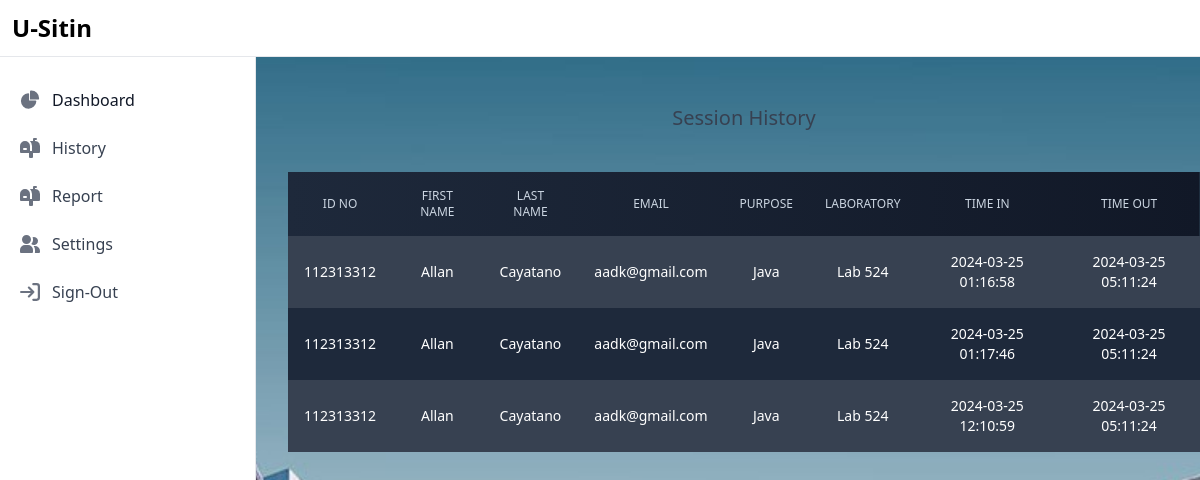
Page /history.php (signed in) on the committed database.
### tables this page shows
CREATE TABLE `sessions` (
  `s_id` int(11) NOT NULL,
  `student_id` int(11) NOT NULL,
  `laboratory` varchar(254) NOT NULL,
  `purpose` varchar(254) NOT NULL,
  `time_in` datetime NOT NULL DEFAULT current_timestamp(),
  `time_out` datetime DEFAULT NULL,
  `day` varchar(254) NOT NULL
);

CREATE TABLE `students` (
  `id` int(10) NOT NULL,
  `idno` int(10) NOT NULL,
  `firstname` varchar(80) NOT NULL,
  `midname` varchar(80) NOT NULL,
  `lastname` varchar(80) NOT NULL,
  `age` int(50) NOT NULL,
  `gender` varchar(10) NOT NULL,
  `contactno` int(50) NOT NULL,
  `email` varchar(80) NOT NULL,
  `address` varchar(80) NOT NULL,
  `password` varchar(50) NOT NULL,
  `sessions` int(11) NOT NULL DEFAULT 30
);

### history.php (the view, shortened to what this page needs)
<?php
$id = $_SESSION['id'];
$servername = "localhost";
$username = "root";
$password = "";
$database = "sitin";
$connection = new mysqli($servername, $username, $password, $database);
$students = [];
$query = "SELECT * FROM sessions INNER JOIN students ON students.id = sessions.student_id WHERE id = '$id' ORDER BY time_out";
    $result = $connection->query($query);
    if ($result->num_rows > 0) {
        while($row = $result->fetch_assoc()) {
            $students[] = $row;
        }
    }
?>
<!DOCTYPE html>
<html lang="en">
<head>
    <script src="https://cdn.tailwindcss.com"></script>
</head>
<body style="background-image: url('./background.jpg'); background-repeat: no-repeat; background-size: cover;">
<nav class="fixed top-0 z-50 w-full bg-white border-b border-gray-200 dark:bg-gray-800 dark:border-gray-700">
  <div class="px-3 py-3 lg:px-5 lg:pl-3">
    <div class="flex items-center justify-between">
      <div class="flex items-center justify-start rtl:justify-end">
          <span class="self-center text-xl font-semibold sm:text-2xl whitespace-nowrap dark:text-white">U-Sitin</span>
      </div>
    </div>
  </div>
</nav>
<aside id="logo-sidebar" class="fixed top-0 left-0 z-40 w-64 h-screen pt-20 transition-transform -translate-x-full bg-white border-r border-gray-200 sm:translate-x-0 dark:bg-gray-200 dark:border-gray-100" aria-label="Sidebar">
   <div class="h-full px-3 pb-4 overflow-y-auto bg-white dark:bg-gray-200">
      <ul class="space-y-2 font-medium">
         <li>
            <a href="./home.php" class="flex items-center p-2 text-gray-900 rounded-lg  hover:bg-gray-100 dark:hover:bg-gray-700 group">
               <span class="ms-3 hover:text-white ">Dashboard</span>
            </a>
         </li>
         <li>
            <a href="./history.php" class="flex items-center text-[#2672E3] p-2 text-gray-900 rounded-lg dark:text-white hover:bg-gray-100 dark:hover:bg-gray-700 group">
               <span class="flex-1 ms-3 hover:text-white text-gray-700 whitespace-nowrap">History</span>
            </a>
         </li>
          <li>
            <a href="./report.php" class="flex items-center text-[#2672E3] p-2 text-gray-900 rounded-lg dark:text-white hover:bg-gray-100 dark:hover:bg-gray-700 group">
               <span class="flex-1 ms-3 hover:text-white text-gray-700 whitespace-nowrap">Report</span>
            </a>
         </li>
         <li>
            <a href="./settings.php" class="flex items-center p-2 text-gray-900 rounded-lg dark:text-white hover:bg-gray-100 dark:hover:bg-gray-700 group">
               <span class="flex-1 ms-3 hover:text-white text-gray-700 whitespace-nowrap">Settings</span>
            </a>
         </li>
         <li>
            <a href="./logout.php" class="flex items-center p-2 text-gray-900 rounded-lg dark:text-white hover:bg-gray-100 dark:hover:bg-gray-700 group">
               <span class="flex-1 ms-3 hover:text-white text-gray-700 whitespace-nowrap">Sign-Out</span>
            </a>
         </li>
      </ul>
   </div>
</aside>
<main class="ml-72 text-black mt-20">
    <div class="flex flex-col">
      <span class="text-xl text-gray-700 text-center">Session History</span>
       <table class="w-full text-sm text-left rtl:text-right text-gray-500 dark:text-gray-400 mt-10 ">
                <thead class="text-xs bg-gradient-to-l to-slate-800 from-gray-900 uppercase ">
                    <tr>
                        <th class="border px-4 py-4 font-medium border-none text-slate-300 text-center font-bold">ID NO
                        </th>
                        <th class="border px-4 py-4 font-medium border-none text-slate-300 text-center">FIRST NAME</th>
                        <th class="border px-4 py-4 font-medium border-none text-slate-300 text-center">LAST NAME</th>
                        <th class="border px-4 py-4 font-medium border-none text-slate-300 text-center">EMAIL</th>
                        <th class="border px-4 py-4 font-medium border-none text-slate-300 text-center">Purpose</th>
                        <th class="border px-4 py-4 font-medium border-none text-slate-300 text-center">Laboratory</th>
                        <th class="border px-4 py-4 font-medium border-none text-slate-300 text-center">Time In</th>
                        <th class="border px-4 py-4 font-medium border-none text-slate-300 text-center">Time Out</th>
                    </tr>
                </thead>
                <tbody id="tbody" class="relative">
                <?php
                if(count($students) > 0 ){
                     foreach ($students as $student) {
                   echo '<tr class="odd:bg-gray-700 bg-slate-800">
                                <td class="border px-4 py-4 border-none text-center text-xs md:text-sm text-white">'.$student['idno'].'</td>
                                <td class="border px-4 py-4 border-none text-center text-xs md:text-sm text-white">'.$student['firstname'].'</td>
                                <td class="border px-4 py-4 border-none text-center text-xs md:text-sm text-white">'.$student['lastname'].'</td>
                                <td class="border px-4 py-4 border-none text-center text-xs md:text-sm text-white">'.$student['email'].'</td>
                                <td class="border px-4 py-4 border-none text-center text-xs md:text-sm text-white">'.$student['purpose'].'</td>
                                <td class="border px-4 py-4 border-none text-center text-xs md:text-sm text-white">'.$student['laboratory'].'</td>
                                <td class="border px-4 py-4 border-none text-center text-xs md:text-sm text-white">'.$student['time_in'].'</td>
                              <td class="border px-4 py-4 border-none text-center text-xs md:text-sm text-white">' . ($student['time_out'] !== null ? $student['time_out'] : '<a href="./timeout.php?id='.$student['id'].'" class="text-white bg-red-500 px-3 p-2 rounded-md">Logout</a>') . '</td>
                                </tr>';
                }
                }
                else {
                    echo '<tr><span class="text-semibold text-red-500">No Records Found</span></tr>';
                }
            ?>
                </tbody>
            </table>
    </div>
</main>
</body>
</html>

### rows in the picture
sessions: student.idno "112313312", student.firstname "Allan", student.lastname "Cayatano", student.email "aadk@gmail.com", purpose "Java", laboratory "Lab 524", time_in "2024-03-25 01:16:58", time_out "2024-03-25 05:11:24"
sessions: student.idno "112313312", student.firstname "Allan", student.lastname "Cayatano", student.email "aadk@gmail.com", purpose "Java", laboratory "Lab 524", time_in "2024-03-25 01:17:46", time_out "2024-03-25 05:11:24"
sessions: student.idno "112313312", student.firstname "Allan", student.lastname "Cayatano", student.email "aadk@gmail.com", purpose "Java", laboratory "Lab 524", time_in "2024-03-25 12:10:59", time_out "2024-03-25 05:11:24"
